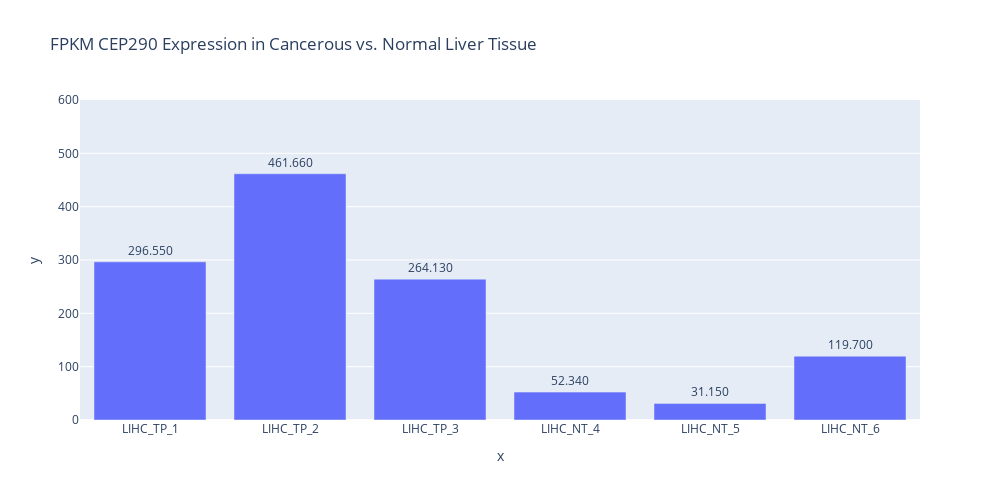

Here is the notebook cell this chart was saved with:
### Code cell
fig = px.bar(df, 
             x = labels[:6], y = df['CEP290'].values[:6],
             text=df['CEP290'].values[:6], title='FPKM CEP290 Expression in Cancerous vs. Normal Liver Tissue', range_y = [0, 600],
             width=1000, height=500)

fig.update_traces(texttemplate='%{text:.3f}', textposition='outside')

fig.show()

### Figure 1 — Plotly figure (JSON) as saved in the notebook; plotly's stock layout.template omitted (floating-point values rounded to 4 significant figures)
{"data": [{"alignmentgroup": "True", "hovertemplate": "x=%{x}<br>y=%{y}<br>text=%{text}<extra></extra>", "legendgroup": "", "marker": {"color": "#636efa", "pattern": {"shape": ""}}, "name": "", "offsetgroup": "", "orientation": "v", "showlegend": false, "text": [296.6, 461.7, 264.1, 52.34, 31.15, 119.7], "textposition": "outside", "texttemplate": "%{text:.3f}", "type": "bar", "x": ["LIHC_TP_1", "LIHC_TP_2", "LIHC_TP_3", "LIHC_NT_4", "LIHC_NT_5", "LIHC_NT_6"], "xaxis": "x", "y": [296.6, 461.7, 264.1, 52.34, 31.15, 119.7], "yaxis": "y"}], "layout": {"barmode": "relative", "height": 500, "legend": {"tracegroupgap": 0}, "title": {"text": "FPKM CEP290 Expression in Cancerous vs. Normal Liver Tissue"}, "width": 1000, "xaxis": {"anchor": "y", "domain": [0, 1], "title": {"text": "x"}}, "yaxis": {"anchor": "x", "domain": [0, 1], "range": [0, 600], "title": {"text": "y"}}}}
